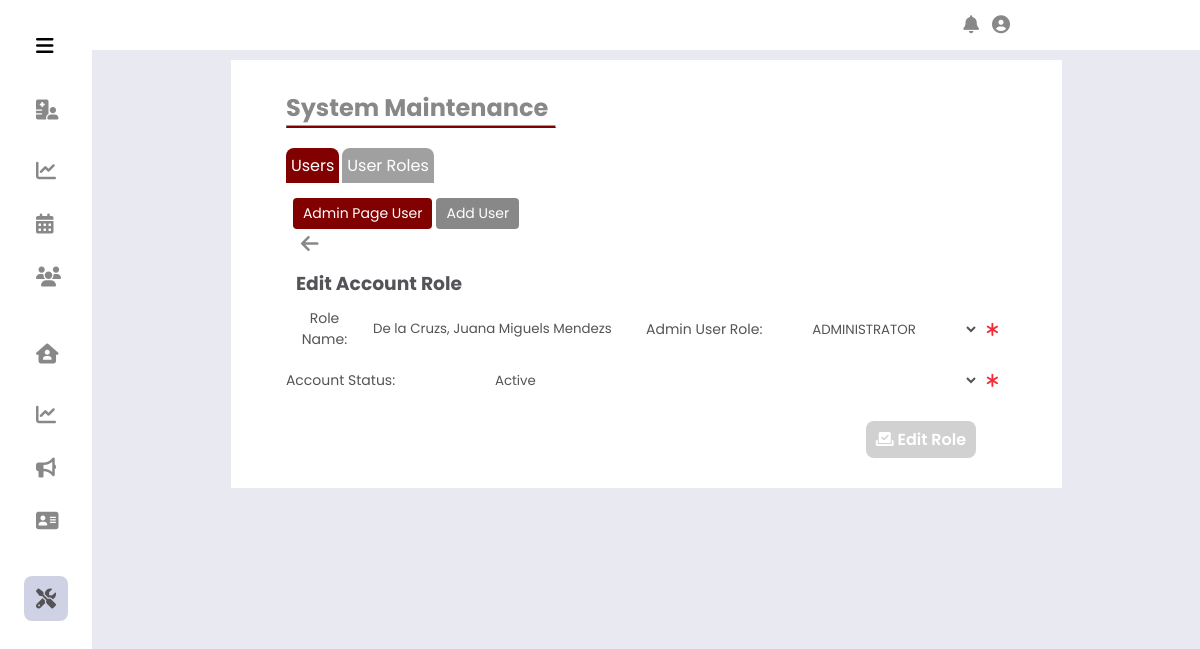
Page /Administrator/System Edit User Maintenance/?acc_id=2 (signed in) on the earlier database version.
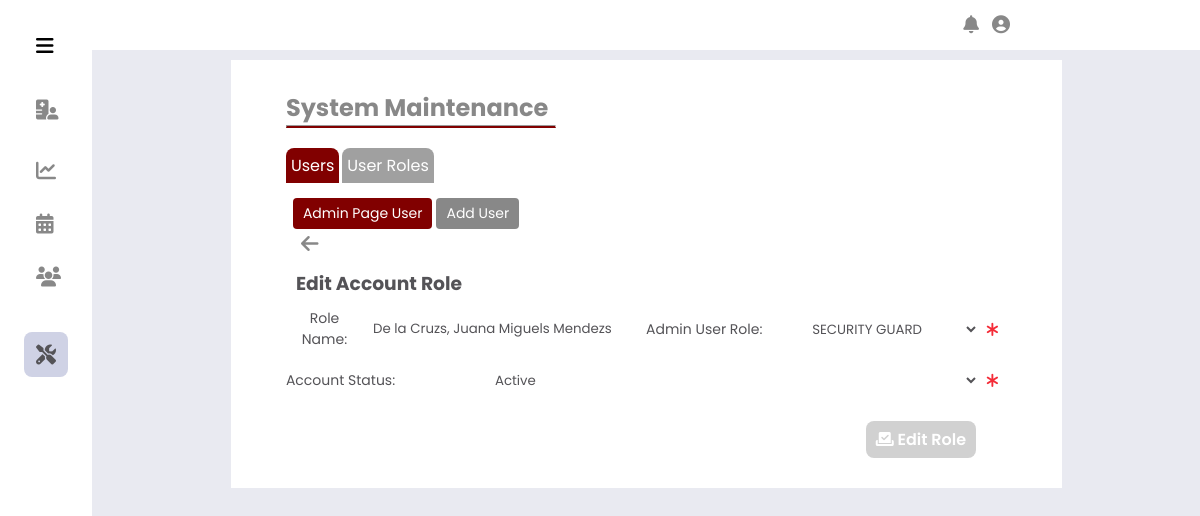
Same page on the later database version.
### tables this page shows
CREATE TABLE IF NOT EXISTS `adminaccountinfo` (
  `AdminAccountID` int NOT NULL AUTO_INCREMENT,
  `AdminFirstName` varchar(255) NOT NULL,
  `AdminMiddleName` varchar(255) DEFAULT NULL,
  `AdminLastName` varchar(255) NOT NULL,
  `AdminSufifx` varchar(15) DEFAULT NULL,
  `AdminUserRoleID` int NOT NULL,
  `AdminContactNo` varchar(11) NOT NULL,
  `AdminUsername` varchar(255) NOT NULL,
  `AdminPassword` varchar(32) NOT NULL,
  `AdminEmailAdd` varchar(255) NOT NULL,
  `AdminAddress` text NOT NULL,
  `GenderID` int NOT NULL,
  `AccountStatusID` int NOT NULL,
  PRIMARY KEY (`AdminAccountID`),
  KEY `adminUserRole_adminInfo` (`AdminUserRoleID`),
  KEY `genderRole_adminInfo` (`GenderID`),
  KEY `accountstat_adminInfo` (`AccountStatusID`)
);

CREATE TABLE IF NOT EXISTS `adminuserrole` (
  `AdminUserRoleID` int NOT NULL AUTO_INCREMENT,
  `AdminUserRole` varchar(255) NOT NULL,
  `AdminPageStudentCounceling` int NOT NULL,
  `AdminPageViolation` int NOT NULL,
  `AdminMaintenance` int NOT NULL,
  `StatusID` int NOT NULL,
  PRIMARY KEY (`AdminUserRoleID`),
  KEY `accountStatus_rolestats` (`StatusID`),
  KEY `studCounceling_status` (`AdminPageStudentCounceling`),
  KEY `studViolation_status` (`AdminPageViolation`),
  KEY `sysMain_status` (`AdminMaintenance`)
);

CREATE TABLE IF NOT EXISTS `accountstatus` (
  `AccountStatusID` int NOT NULL AUTO_INCREMENT,
  `StatusDescription` varchar(50) NOT NULL,
  PRIMARY KEY (`AccountStatusID`)
);

### Administrator/System Edit User Maintenance/index.php (the view, shortened to what the changed rows need)
<?php
    $page = 'maintenance';
    include_once('../includes/header.php');
    $acc_id = $_GET['acc_id'];
    $userRole = $conn->query("SELECT AdminAccountID, AdminFirstName, AdminMiddleName, AdminLastName, AdminSufifx,
    AdminUserRoleID, AccountStatusID FROM adminaccountinfo WHERE AdminAccountID = '$acc_id' ");
    while($row = $userRole->fetch_assoc()){
        $id = $row['AdminAccountID']; $fname = $row['AdminFirstName']; $mname = $row['AdminMiddleName'];
        $lname = $row['AdminLastName']; $sname = $row['AdminSufifx'];
        $AdminUserRoleID = $row['AdminUserRoleID']; $AccountStatusID = $row['AccountStatusID'];
?>
    <div class="body_container">
        <div class="content">
            <div class="title">
                <h1>System Maintenance</h1>
                <hr>
            </div>
            <div class="subcontent">
                <?php
                    $sub_page = 'main_admin';
                    include '../includes/main_sub_nav.php';
                    $sub_content = 'admin_userPage';
                    include '../includes/sub_content_navadd.php';
                ?>
                <a href="../System User Maintenance/" class="acc_bttn"><i class="fas fa-arrow-left"></i></a>
                <h3 class="subtitle">Edit Account Role</h3>
                <form id="edituserRole"  method = "POST">
                    <div class="input_group">
                        <div class="input_container">
                            <label for="#" class="label">Role Name: </label>
                            <div class="input " id="input_roleName">
                                <input class="input-field" type="text" placeholder="Insert Role Name" name="NameCheck"
                                id="NameCheck" value="<?php echo $lname.', '.$fname.' '.$mname.' '.$sname ?>" readonly>
                            </div>
                        </div>
                        <div class="input_container">
                            <label for="roleCouncheck" class="labelcheck">Admin User Role: </label>
                            <div class="input " id="input_roleName">
                                <select class="input-field" name="roleCouncheck" id="roleCouncheck">
                                    <?php
                                        $userRole = mysqli_query($conn, "SELECT AdminUserRoleID, AdminUserRole FROM `adminuserrole`");
                                        while($row2 = mysqli_fetch_assoc($userRole)){
                                        $roleID = $row2['AdminUserRoleID']; $roleName = $row2['AdminUserRole'];
                                    ?>
                                    <option value = "<?php echo $roleID ?>" <?php if($roleID == $AdminUserRoleID ){echo "selected";} ?>> <?php echo $roleName?>  </option>
                                    <?php }?>
                                </select>
                                <i class="fa-solid fa-asterisk"></i>
                            </div>
                        </div>
                        <div class="input_container">
                            <label for="status" class="labelcheck">Account Status: </label>
                            <div class="input " id="input_roleName">
                                <select class="input-field" name="status" id="status">
                                    <?php
                                        $statuscheck = mysqli_query($conn, "SELECT AccountStatusID, StatusDescription FROM `accountstatus`");
                                        while($row3 = mysqli_fetch_assoc($statuscheck)){
                                        $statsID = $row3['AccountStatusID']; $statsName = $row3['StatusDescription'];
                                    ?>
                                        <option value = "<?php echo $statsID ?>" <?php if($statsID == $AccountStatusID ){echo "selected";} ?>> <?php echo $statsName?>  </option>
                                    <?php }?>
                                </select>
                                <i class="fa-solid fa-asterisk"></i>
                            </div>
                        </div>
                    </div>
                    <div class="action_content">
                        <button class= "bttn" type="submit" name="submit" id="submitRole">
                        <i class="fa-solid fa-check-to-slot"></i> Edit Role</button>
                    </div>
                    <?php }?>
                </form>
            </div>
        </div>
    </div>
</body>
</html>

### Administrator/includes/header.php (shortened to what the changed rows need)
<?php
    include '../../assets/connection/DBconnection.php';
    $id = $_SESSION['AdminID'];
    $sql_fetch = mysqli_query($conn,
    "SELECT adminAccount.AdminFirstName, adminAccount.AdminUserRoleID, userRole.AdminPageStudentCounceling,
    userRole.AdminPageViolation, userRole.AdminMaintenance, userRole.StatusID
    FROM adminaccountinfo AS adminAccount
    INNER JOIN adminuserrole AS userRole
    ON adminAccount.AdminUserRoleID = userRole.AdminUserRoleID WHERE adminAccount.AdminAccountID = '$id' ");
    while($row = mysqli_fetch_assoc($sql_fetch))
    {
        $studCounceling = $row['AdminPageStudentCounceling']; $studViol = $row['AdminPageViolation'];
    }
?>
<!DOCTYPE html>
<html lang="en">
<head>
    <link rel="stylesheet" href="https://cdnjs.cloudflare.com/ajax/libs/font-awesome/4.7.0/css/font-awesome.min.css">
    <link rel="stylesheet" href="https://cdnjs.cloudflare.com/ajax/libs/croppie/2.6.5/croppie.min.css">
    <link href="../includes/css/side_nav.css" rel="stylesheet">
    <link href="../includes/css/admin_navbar.css" rel="stylesheet">
    <link href="../includes/css/maintenance.css" rel="stylesheet">
    <link rel="stylesheet" href="assets/css/style.css">
    <link rel="stylesheet" href="../includes/css/modal_placement.css">
    <link rel="stylesheet" href="../includes/css/modal_upload_placement.css">
</head>
<body id="body-pd" <?php if ($page == 'v_home'||$page == 'ca_home' ){ echo 'onload="initClock()"';}?>>
    <div class="side_navbar" id="sideNavbar">
        <nav class="navi">
            <div class="navi_selection">
<?php if ($studCounceling == '1'){ echo '                <div class="navi_list">
                    <h3 class="sub_title"><i class="fas fa-hospital-user" id="nav-toggle1"></i>Counseling</h3>
                    <a href="../Counceling Dashboard/" id="cdash" class="navi_link ">
                        <i class="fas fa-chart-line"></i>
                        <span class="navi_name">DashBoard</span>
                    </a>
                    <a href="../Counceling Appointment Dashboard/" id="cappoint" class="navi_link " >
                        <i class="fas fa-calendar-alt"></i>
                        <span class="navi_name">Appointment</span>
                    </a>
                    <a href="../Counceling Client Page/" id="cClient" class="navi_link ">
                        <i class="fas fa-users"></i>
                        <span class="navi_name">Client</span>
                    </a>
                </div>
                <br> ';}?>
<?php if ($studViol == '1'){ echo '                <div class="navi_list">
                    <h3 class="sub_title"><i class="fas fa-house-user" id="nav-toggle2"></i>Violation</h3>
                    <a href="../Violation Dashboard/" id="vdash" class="navi_link ">
                        <i class="fas fa-chart-line"></i>
                        <span class="navi_name">DashBoard</span>
                    </a>
                    <a href="../Violation Entry/" id="vEntry" class="navi_link ">
                        <i class="fas fa-bullhorn"></i>
                        <span class="navi_name">Violation Entry</span>
                    </a>
                    <a href="../Violation Records/" id="vRec" class="navi_link ">
                        <i class="fas fa-address-card"></i>
                        <span class="navi_name">Records</span>
                    </a>
                </div>
                <br> ';}?>
            </div>
        </nav>
    </div>

### Administrator/includes/main_sub_nav.php
<div class="sub_nav">
    <a href="../System User Maintenance/" class="sub_nav_bttn<?php if ($sub_page == 'main_admin'){ echo '_active';}?>">
        Users
    </a>
    <a href="../System User Role Maintenance/" class="sub_nav_bttn<?php if ($sub_page == 'role_admin'){ echo '_active';}?>">
        User Roles
    </a>
</div>

### Administrator/includes/sub_content_navadd.php
<div class="sub_content_nav">
    <a href="../System User Maintenance/" class="sub_nav_bttn<?php if ($sub_content == 'admin_userPage'){ echo '_active';}?>">
        Admin Page User
    </a>
    <a href="../System Add User Maintenance/" class="sub_nav_bttn<?php if ($sub_content == 'add_admin'){ echo '_active';}?>">
        Add User
    </a>
</div>

Differences in the rows shown:
changed adminaccountinfo "De la Cruzs, Juana Miguels Mendezs": roleCouncheck "ADMINISTRATOR" → "SECURITY GUARD"
